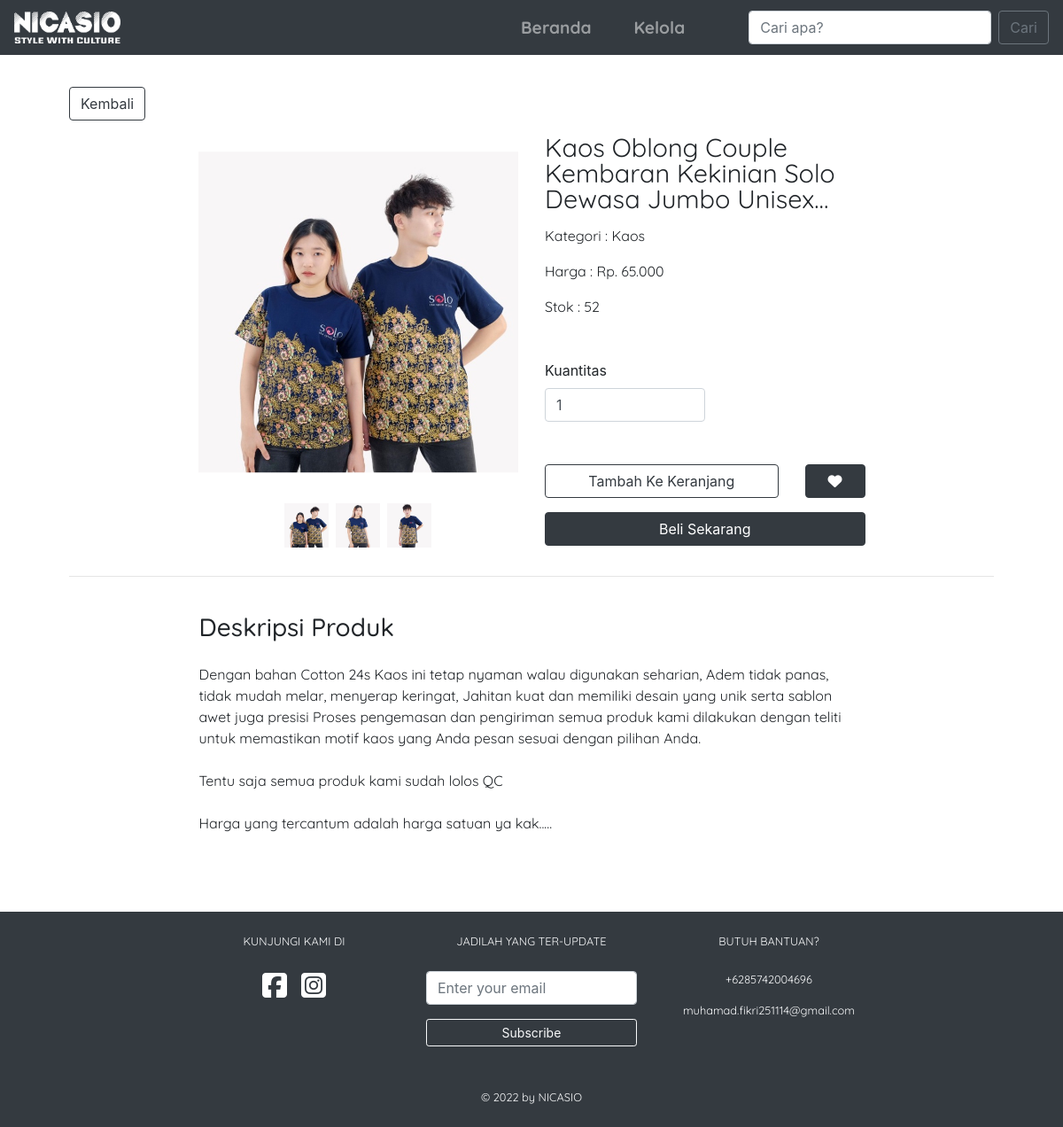
Page /detail_produk.php?id_produk=5 on the committed database.
### tables this page shows
CREATE TABLE `foto_produk` (
  `id` bigint(20) NOT NULL,
  `id_produk` int(11) DEFAULT NULL,
  `path` varchar(255) NOT NULL
);

CREATE TABLE `produk` (
  `id` int(11) NOT NULL,
  `id_katalog` int(11) DEFAULT NULL,
  `nama_produk` varchar(255) NOT NULL,
  `deskripsi` text NOT NULL,
  `harga` int(11) NOT NULL,
  `stok` int(11) NOT NULL
);

CREATE TABLE `katalog` (
  `id` int(11) NOT NULL,
  `nama_katalog` varchar(100) NOT NULL,
  `deskripsi` text NOT NULL,
  `gambar` varchar(255) NOT NULL
);

### detail_produk.php (the view, shortened to what this page needs)
<!doctype html>
<html lang="en">
    <head>
        <link rel="stylesheet" href="https://maxcdn.bootstrapcdn.com/bootstrap/4.0.0/css/bootstrap.min.css">
        <link rel="stylesheet" href="css/style.css">
    </head>
    <body>
        <nav class="navbar navbar-expand-lg navbar-dark bg-dark fixed-top">
            <a class="navbar-brand" href="index.php"><img src="img/component/logo.png" width="120px" alt=""></a>
            <div class="collapse navbar-collapse justify-content-end" id="navbarSupportedContent">
                <ul class="navbar-nav mt-lg-0 mt-3">
                    <li class="nav-item mx-lg-3">
                        <a class="nav-link" href="index.php">
                            Beranda
                        </a>
                    </li>
                    <li class="nav-item mx-lg-3">
                        <a class="nav-link" href="kelola.php">Kelola</a>
                    </li>
                </ul>
                <form class="form-inline my-2 my-lg-0 ml-lg-5" method="post" name="cari-produk" action="index.php#katalog">
                    <input class="form-control mr-sm-2" type="search" placeholder="Cari apa?" aria-label="Search" name="keyword">
                    <button class="btn btn-outline-secondary my-2 my-sm-0" type="submit">Cari</button>
                </form>
            </div>
        </nav>
        <?php
            include_once('database/db_conn.php');
            $data_produk = mysqli_fetch_assoc(mysqli_query($connection, "SELECT produk.*, katalog.nama_katalog  FROM produk JOIN katalog ON produk.id_katalog = katalog.id where produk.id = ".$_GET['id_produk']));
            $first_foto = mysqli_query($connection, "SELECT * FROM foto_produk where id_produk = ".$_GET['id_produk']." LIMIT 1");
            $data_foto = mysqli_query($connection, "SELECT * FROM foto_produk where id_produk = ".$_GET['id_produk']);
        ?>
        <div class="container p-5" style="margin-top: 50px;">
            <a href="javascript:history.back()" class="btn btn-outline-dark"><span>Kembali</span></a>
            <div class="row mx-auto product-detail mt-3">
                <div class="col-lg-6 col-md-6 col-sm-12 col-12">
                    <div class="w-100 product-photo-frame">
                        <img src="<?= mysqli_fetch_assoc($first_foto)['path'] ?>" alt="" class="w-100" id="main-product-photo">
                    </div>
                    <div class="d-flex justify-content-center w-100">
                        <?php
                            while($foto = mysqli_fetch_array($data_foto)){
                        ?>
                        <div class="image-preview-option mx-1 my-3">
                            <img src="<?= $foto['path'] ?>" alt="" onclick="switchImage(`<?= $foto['path'] ?>`)">
                        </div>
                        <?php
                            }
                        ?>
                    </div>
                </div>
                <div class="col-lg-6 col-md-6 col-sm-12 col-12">
                    <span class="product-name"><?= $data_produk['nama_produk'] ?></span>
                    <div class="my-3">
                        <span class="price-detail">Kategori : <?= $data_produk['nama_katalog'] ?></span>
                    </div>
                    <div class="my-3">
                        <span class="price-detail">Harga : Rp. <?= number_format($data_produk['harga'], 0, ',', '.') ?></span>
                    </div>
                    <div class="my-3">
                        <span class="price-detail">Stok : <?= $data_produk['stok'] ?></span>
                    </div>
                    <form>
                        <div class="form-group my-5">
                            <label for="exampleInputEmail1">Kuantitas</label>
                            <input type="number" class="form-control col-6" name="test_name" min="1" max="<?= $data_produk['stok'] ?>" value="1" oninput="validity.valid||(value='1');" required>
                        </div>
                        <div class="form-group row">
                            <div class="col-sm-9">
                                <button type="button" class="btn btn-outline-dark w-100 mb-lg-0 mb-md-0 mb-sm-0 mb-2">Tambah Ke Keranjang</button>
                            </div>
                            <div class="col-sm-3">
                                <button type="button" class="btn btn-dark w-100"><i class="fas fa-heart" style="font-size: 1em;"></i></button>
                            </div>
                        </div>
                        <button type="button" class="btn btn-dark w-100">Beli Sekarang</button>
                    </form>
                </div>
            </div>
            <hr>
            <div class="py-4 px-lg-3 px-md-2 px-sm-1 px-0 mx-auto product-detail">
                <h3 class="price-detail">Deskripsi Produk</h3>
                <p class="product-description mt-4"><?= nl2br($data_produk['deskripsi']) ?></p>
            </div>
        </div>
        <?php
            include_once("view_component/footer.php");
        ?>
    </body>
</html>

### css/style.css (style rules this page uses)
* { box-sizing: border-box; }
html { scroll-behavior: smooth; }
.nav-link { font-family: 'Quicksand', sans-serif; font-size: 1.2em; font-weight: bold; }
.product-detail { width: 75%; }
.product-photo-frame { height: 400px; overflow: hidden; }
.product-photo-frame img { width: 100%; position: relative; top: 50%; transform: translateY(-50%); }
.image-preview-option { width: 50px; height: 50px; overflow: hidden; }
.image-preview-option img { width: 100%; position: relative; top: 50%; transform: translateY(-50%); cursor: pointer; }
.product-name { font-family: 'Quicksand', sans-serif; font-size: 1.8em; line-height: 1em; overflow: hidden; text-overflow: ellipsis; display: -webkit-box; -webkit-line-clamp: 3; line-clamp: 3; -webkit-box-orient: vertical; }
.price-detail, .product-description, .manage-divider { font-family: 'Quicksand', sans-serif; }

### rows in the picture
foto_produk: path (picture)
foto_produk: path (picture)
foto_produk: path (picture)
produk: nama_produk "Kaos Oblong Couple Kembaran Kekinian Solo Dewasa Jumbo…", id_katalog.nama_katalog "Kaos", harga "65.000", stok "52", deskripsi "Dengan bahan Cotton 24s Kaos ini tetap nyaman walau digunakan seharian, Adem tidak panas, tidak mudah melar, menyerap keringat, Jahitan kuat dan memiliki desain yang unik serta sablon awet juga presisi Proses pengemasan dan pengiriman semua produk kami dilakukan dengan teliti untuk memastikan motif kaos yang Anda pesan sesuai dengan pilihan Anda. Tentu saja semua produk kami sudah lolos QC Harga yang tercantum adalah harga satuan ya kak....."
